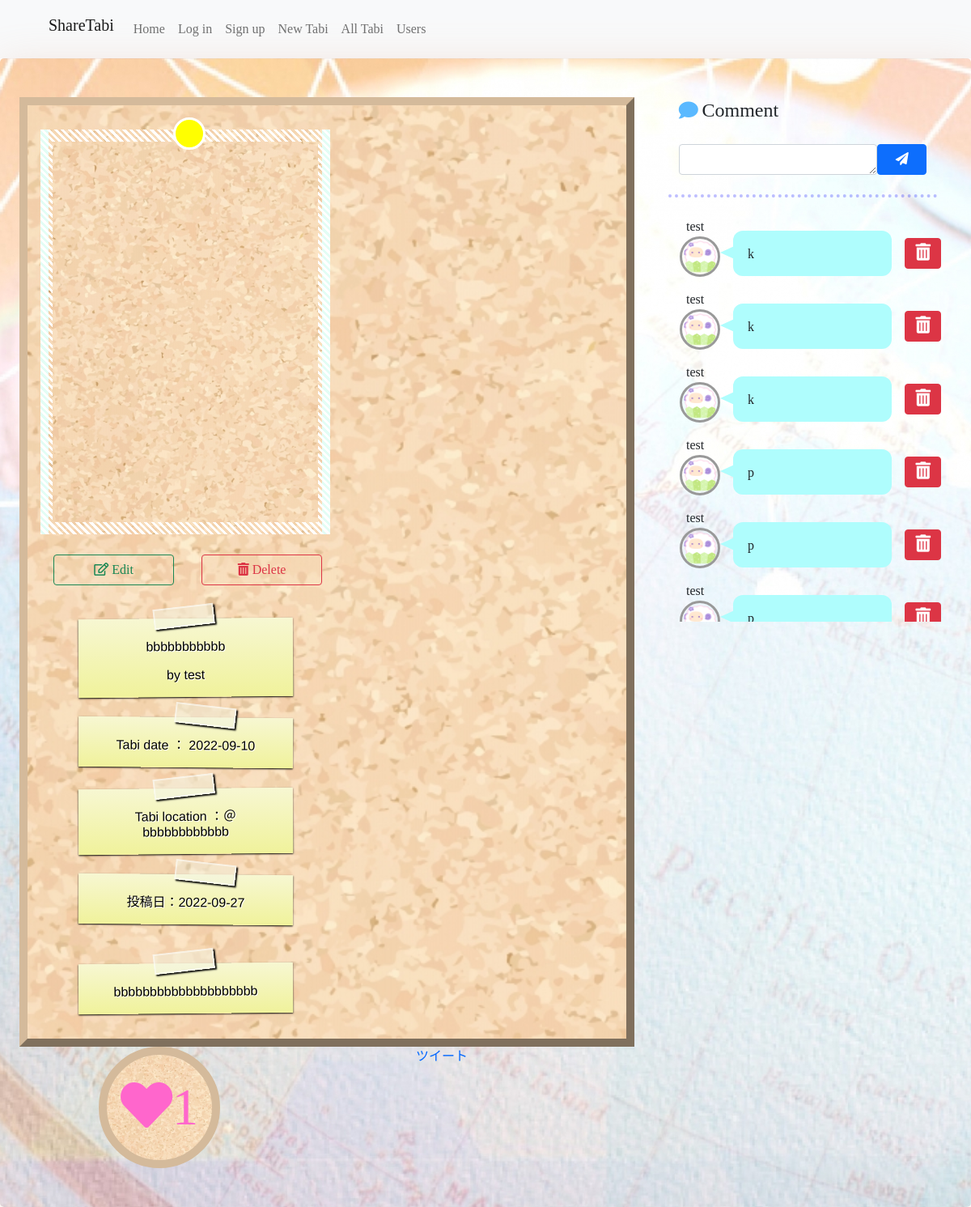
The app's page /travels/2 (signed in) with its own data.
### app.py (models this page shows)
class Travel(db.Model):
    id = db.Column(db.Integer, primary_key=True)
    title = db.Column(db.String(50), nullable=False)
    date = db.Column(db.DateTime, nullable=False, default=datetime.date.today())
    location = db.Column(db.String(50), nullable=True)
    report = db.Column(db.String(500), nullable=False)
    created_at = db.Column(db.DateTime, nullable=False, default=datetime.date.today())
    user_id = db.Column(db.Integer, db.ForeignKey('user.id'), nullable=False)
    comments = db.relationship('Comment', backref='travel', lazy=True)
    favorites = db.relationship('Favorite', backref='travel', lazy=True)

class User(UserMixin, db.Model):
    id = db.Column(db.Integer, primary_key=True)
    name = db.Column(db.String(15), nullable=False, unique=True)
    password = db.Column(db.String(100), nullable=False)
    email = db.Column(db.String(25), nullable=False, unique=True)
    icon = db.Column(db.Integer, nullable=False)
    created_at = db.Column(db.DateTime, nullable=False, default=datetime.date.today())
    travels = db.relationship('Travel', backref='user', lazy=True)
    comments = db.relationship('Comment', backref='user', lazy=True)
    favorites = db.relationship('Favorite', backref='user', lazy=True)

class Comment(db.Model):
    id = db.Column(db.Integer, primary_key=True)
    body = db.Column(db.String(50), nullable=False)
    user_id = db.Column(db.Integer, db.ForeignKey('user.id'), nullable=False)
    user_name = db.Column(db.String(15), nullable=False)
    travel_id = db.Column(db.Integer, db.ForeignKey('travel.id'), nullable=False)

### app.py (the view)
@app.route("/travels/<int:travel_id>", methods=["GET","POST"])
@login_required
def travel_show(travel_id):
    travel = Travel.query.get(travel_id)
    travel_user = User.query.get(travel.user_id)
    comments = Comment.query.filter(Comment.travel_id == travel_id).all()
    comments.reverse()  # コメントを新しい順にする
    comment_users=[]
    for comment in comments:
        comment_users.append(User.query.get(comment.user_id))
    favorites = Favorite.query.filter(Favorite.travel_id == travel.id).all()
    favorites_count = len(favorites)
    user_favorite = Favorite.query.filter(Favorite.travel_id == travel.id, Favorite.user_id==current_user.id).all()
    user_favorite_count =len(user_favorite)
    return render_template("show_travel.html", current_user=current_user, travel=travel, travel_user=travel_user, comment_data=zip(comments, comment_users), favorites_count=favorites_count, user_favorite_count=user_favorite_count)

### app.py (called while the page is built)
@login_manager.user_loader
def load_user(user_id):
    return User.query.get(int(user_id))

### helpers.py (called while the page is built)
def show_datetime(t):
    return t.strftime('%Y-%m-%d')

### templates/show_travel.html (shortened to what this page needs)
{% extends "layout.html" %}
{% block head_css %}
<link href="/static/stylesheet/show_travel.css" rel="stylesheet">
{% endblock %}
{% block main %}
<div class="container-fluid content back">
    <div class="row mx-auto py-5">
        <div class="col-8">
            <div class="cork mx-auto" >
                <div class="row">
                    <div class="col-6 ms-3">
                        <div class="col-1 mx-auto">
                            <div class="circle btn" style="z-index:10000"></div>
                        </div>
                        <div class="image mx-auto">
                            <img src="../static/images/post/{{ travel.user_id }}_{{ travel.id }}.png" alt onerror="this.onerror = null; this.src='';"><br>
                        </div>
                        {% if travel.user_id == current_user.id %}
                        <div class="mt-4">
                            <a class="btn btn-outline-success col-5 ms-3" href="/travels/{{ travel.id }}/edit"><i class="far fa-edit me-1"></i>Edit</a>
                            <a class="btn btn-outline-danger col-5 offset-1" href="/travels/{{ travel.id }}/delete" onclick="return confirm_delete()"><i class="fas fa-trash-alt me-1"></i>Delete</a>
                        </div>
                        {% endif %}
                    </div>
                    <div class="col-5 ms-5 mt-3">
                        <ul class="notes mx-auto">
                            <li>
                                <p>{{ travel.title }}</p>
                                <p>by {{ travel_user.name }}</p>
                            </li>
                            <li><p>Tabi date ： {{ travel.date | show_datetime }}</p></li>
                            <li><p>Tabi location ：＠ {{ travel.location }}</p></li>
                            <li>
                                <p>投稿日：{{ travel.created_at | show_datetime}}</p>
                            </li>
                        </ul>
                        <ul class="notes">
                            <li class="mt-5"><p>{{ travel.report }}</p></li>
                        </ul>
                    </div>
                </div>
            </div>
        </div>
        <div class="box col-4">
            <div class="offset-1">
                <h4>Comment</h4>
            </div>
            <form class="form-inline my-4" action="/travels/{{ travel.id }}/comments" method="post">
                <div class="form-group col-8 offset-1">
                    <textarea class="form-control" id="InputAsk" name="body" type="text" rows="1"></textarea>
                </div>
                <button class="btn btn-primary col-2" type="submit"><i class="fas fa-paper-plane"></i></button>
            </form>
            <div class="hor">
                <hr>
            </div>
            <div class="comment mt-4">
                <table class="w-100">
                    <tbody>
                        {% for comment, user in comment_data %}
                        <tr>
                            <td>
                                {% if comment.user_id == current_user.id %}
                                <div class="balloon_l">
                                    <ul>
                                        <li class="ms-2">{{ comment.user_name }}</li>
                                        <li>
                                            <div>
                                                <img src="../static/images/icon/{{ user.icon }}.png" class="icon">
                                            </div>
                                        </li>
                                    </ul>
                                    <div class="ms-3 my-auto w-100">
                                        <p class="says2 w-100">{{ comment.body }}</p>
                                    </div>
                                </div>
                                {% endif %}
                            </td>
                            {% if comment.user_id == current_user.id %}
                            <td class="ps-3">
                                <a class="btn btn-danger " href="/travels/{{ travel.id }}/comments/{{ comment.id }}/delete" onclick="return confirm_delete()"><i class="fas fa-trash-alt fa-lg "></i></a>
                            </td>
                            {% endif %}
                        </tr>
                        {% endfor %}
                    </tbody>
                </table>
            </div>
        </div>
        <div class="col-3 offset-1">
            <button class="cork btn-good">
                {% if user_favorite_count == 0 %}
                <a class="favo-yet" href="/travels/{{ travel.id }}/favorites"><i class="fas fa-heart"></i>{{ favorites_count }}</a>
                {% else %}
                <a class="favo-already" href="/travels/{{ travel.id }}/favorites"><i class="fas fa-heart"></i>{{ favorites_count }}</a>
                {% endif %}
            </button>
        </div>
        <div class="col-3 offset-1">
            <a href="http://twitter.com/share"
            class="twitter-share-button"
            data-text="{{ travel.report }}"
            data-count="horizotal"
            data-size="large">ツイート
            </a>
        </div>
    </div>
</div>
{% endblock %}

### static/stylesheet/standard.css (style rules this page uses)
* { padding: 0; margin: 0; box-sizing: border-box; }
ul { list-style:none; }
table { border-collapse:collapse;border-spacing:0; }
img,abbr,acronym,fieldset { border:0; }
body { font-family: 'Caveat', cursive; font-weight: 300; -webkit-text-size-adjust:100%; overflow-x: hidden; }
a { color: #0066ff; text-decoration: none; }

### static/stylesheet/show_travel.css (style rules this page uses)
* { padding: 0; margin: 0; box-sizing: border-box; }
ul { list-style:none; }
table { border-collapse:collapse;border-spacing:0; }
img,abbr,acronym,fieldset { border:0; }
a { text-decoration: none; }
.content { min-height: 800px; height: auto; border-radius: 5px; box-shadow: 0 9px 50px hsla(20, 67%, 75%, 0.31); }
.back { background-image: url(../images/back/world_2.jpg); background-size: cover; background-position: center; }
.cork { background-image: url(../images/back/cork.jpg); background-size: cover; background-position: center; padding: 15px 0; border: outset 10px #d4ba9b; }
.circle { position: relative; border-radius: 50%; width: 40px; height: 40px; padding: 0; background-color: yellow; border: solid 3px #fff; z-index:10000; margin: 0 auto; }
.image { position: relative; width: 100%; height: auto; max-height: 500px; background-color: #E3FDF5; overflow:hidden; margin: -25px 0 25px 0; }
.image::after { content: ''; position: absolute; top: 50%; left: 50%; transform: translate(-50%, -50%); width: calc(100% + 10px); height: calc(100% + 10px); border-image-source: repeating-linear-gradient(45deg, #fff, #fff 3px, rgba(0 0 0 / 0) 0, rgba(0 0 0 / 0) 6px); border-image-slice: 20; border-image-repeat: round; border-style: solid; border-width: 20px; }
.image img { width: calc(100% - 20px) ; height: auto; margin: 0 10px; }
.notes { padding: 0; }
.notes li { position: relative; width: 90%; min-height: 50px; margin: 0 auto; margin-top: 25px; padding: 25px 15px 2px 15px; background: #f1f3a2; background: -webkit-gradient(linear, 0% 0%, 0% 100%, from(rgba(247,247,210,1)), to(rgba(240,242,155,1))); background: -moz-linear-gradient(top, rgba(247,247,210,1), rgba(240,242,155,1)); -webkit-box-shadow: 0 2px 12px rgba(0,0,0,.5); -moz-box-shadow: 0 2px 12px (rgba(0,0,0.5)); box-shadow: 0 1px 2px #000; -webkit-transform: rotate(-.5deg); -moz-transform: rotate(-.5deg); -o-transform: rotate(-.5deg); }
.notes li:nth-child(even) { -webkit-transform: rotate(.5deg); -moz-transform: rotate(.5deg); -o-transform: rotate(.5deg); }
.notes li p { text-align: center; font: normal normal normal 2em/1.2em 'Reenie Beanie', Helvetica, Arial, sans-serif; color: #000; font-size: medium; text-shadow: white 1px 1px 0px; overflow:hidden; }
.notes li:nth-child(even) { margin-top: 25px; }
.notes li::before { content: ' '; display: block; position: absolute; left: 35%; top: -15px; width: 75px; height: 25px; z-index: 2; background-color: rgba(243,245,228,0.5); border: 2px solid rgba(255,255,255,0.5); -webkit-box-shadow: 0 0 5px #888; -moz-box-shadow: 0 0 5px #888; box-shadow: 2px 2px 2px #000; -webkit-transform: rotate(-6deg); -moz-transform: rotate(-6deg); -o-transform: rotate(-6deg); }
.notes li:nth-child(even)::before { left: 45%; -webkit-transform: rotate(6deg); -moz-transform: rotate(6deg); -o-transform: rotate(6deg); }
.box h4 { position: relative; padding-left: 1.2em; line-height: 1.4; }
.box h4:before { font-family: "Font Awesome 5 Free"; content: "\f075"; font-weight: 900; position: absolute; font-size: 1em; left: 0; top: 0; color: #5ab9ff; }
.box form { display: flex; }
.hor { position: relative; }
.hor hr { width: 90%; margin: 0 auto; background-color: #fff; border-top: 4px dotted blue; border-bottom: none; }
.comment { height: 500px; overflow-x: hidden; }
.balloon_l { display:flex; justify-content: flex-start; align-items: flex-start; }
.says2 { display: flex; flex-wrap: wrap; position: relative; padding: 17px 13px 15px 18px; border-radius: 12px; background: #affdfd; box-sizing:border-box; margin:0 !important; line-height:1.5; }
.says2:after { content: ""; position: absolute; border: 10px solid transparent; }
.balloon_l .says2:after { left: -26px; border-right: 22px solid #affdfd; }
.icon { border-radius: 50%; width: 50px; height: 50px; border: 3px solid #999; }
.btn-good { background-color: #F0DDB6ff; border-radius: 50%; line-height: 130px; width: 150px; height: 150px; padding: 0; border: solid 10px #d4ba9b; }
.favo-already { font-size: 64px; color: #FF66CC; }

### records on screen
Travel: title "bbbbbbbbbbb", date|show_datetime "2022-09-10", location "bbbbbbbbbbbb", created_at|show_datetime "2022-09-27", report "bbbbbbbbbbbbbbbbbbbb"
User: name "test"
Comment: user_name "test", body "k"
Comment: user_name "test", body "k"
Comment: user_name "test", body "k"
Comment: user_name "test", body "p"
Comment: user_name "test", body "p"
Comment: user_name "test", body "p"

### other values on screen
{{ favorites_count }} "1"
